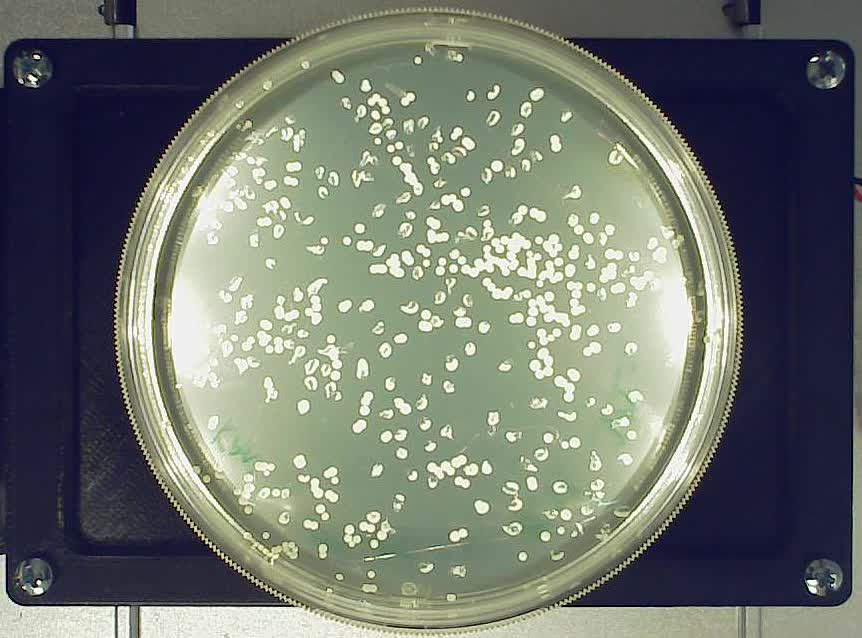
#> input picture src/.old/tests/colonies_test.jpg, 862 x 638 px
$ python -i colonyDetection.py   (imports and definitions only)   (older library calls are emulated)
#> lines starting #> are read from the running program, lines starting #| are printed output that depends on the picture; after the words box and inside, x2 and y2 are one past the last pixel; in counts of white or black regions, pixels touching at a corner belong together
#> further down, picture is the input picture: shape (638, 862, 3); mean B, G, R 109.6, 118, 112.1
#!/usr/bin/env python3
# -*- coding: utf-8 -*-


import cv2
from copy import deepcopy
import numpy as np

SOURCE="colonies_test.jpg"
BACKGROUND_SOURCE="emptyplate.jpg"

def trackbarCallback(val):
    return val

# [2 lines not run here, left out]


# [5 lines left out: function getForeground, not called in this run]

def preprocessing(img):

    gray=cv2.cvtColor(img, cv2.COLOR_BGR2GRAY)
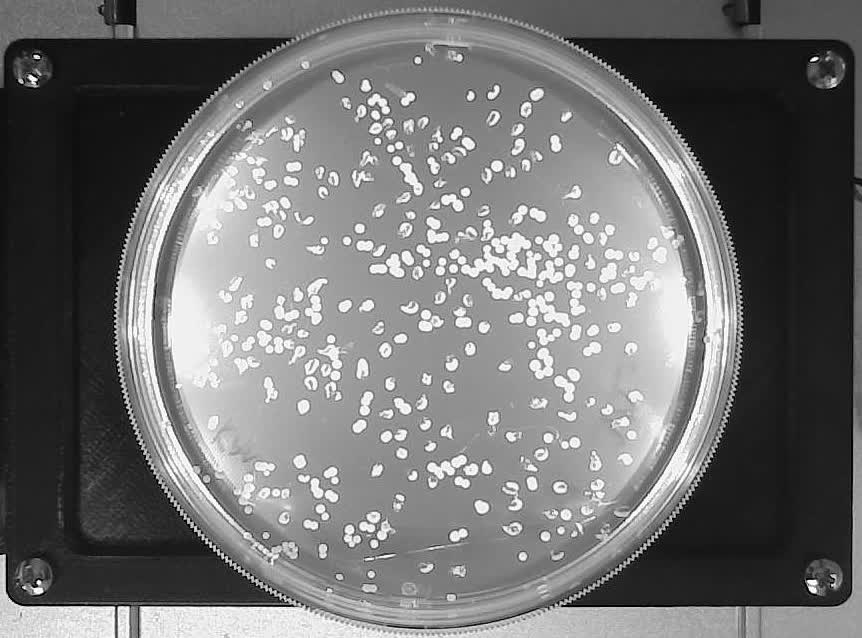
#> gray: shape (638, 862); min 0, max 255, mean 115.3

    kernelSize=(3,3)
    # ~ gray=cv2.blur(gray,kernelSize)
    # ~ gray=cv2.medianBlur(gray, 5)
    # ~ clahe = cv2.createCLAHE(clipLimit=14.0, tileGridSize=(8,8))
    # ~ gray = clahe.apply(gray)
    ret,bit = cv2.threshold(gray,cv2.getTrackbarPos("th", "win"),255,cv2.THRESH_BINARY)
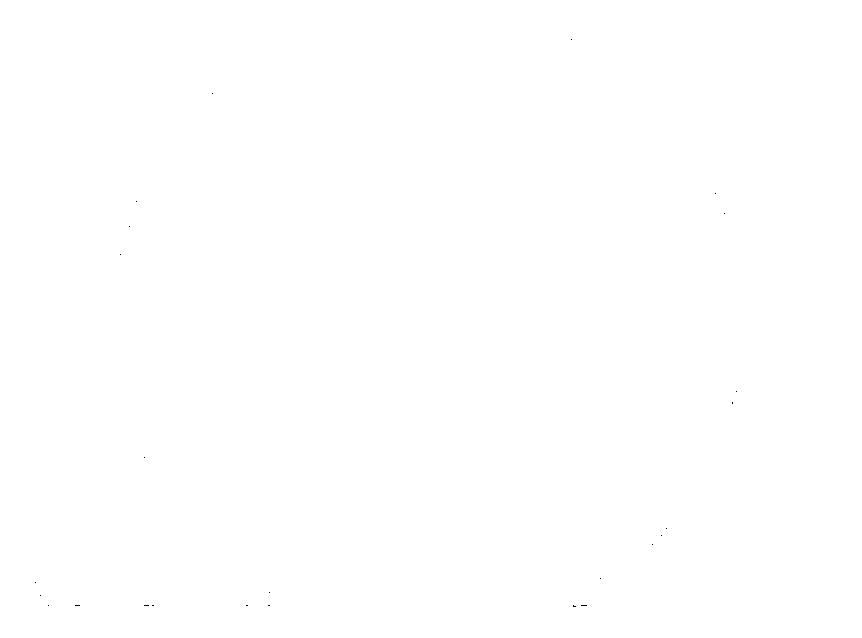
#> bit: shape (638, 862); 100% white; black in thin lines or dots, all inside (x1, y1, x2, y2) = (35, 39, 737, 607)
#> ret = 0

    th1=20
    th2=200
    # ~ edges=cv2.Canny(gray,th1,th2)


    bit = cv2.erode(bit, kernelSize, iterations=2)
#> bit: shape (638, 862); 100% white; black in thin lines or dots, all inside (x1, y1, x2, y2) = (35, 39, 737, 609)
    bit = cv2.dilate(bit, kernelSize, iterations=2)
#> bit: shape (638, 862); 100% white; black in thin lines or dots, all inside (x1, y1, x2, y2) = (35, 41, 737, 609)

    # ~ closing = cv2.morphologyEx(bit, cv2.MORPH_OPEN, kernelSize)

    return bit


def circlesDetect(img):

    cImage=deepcopy(img)

    img2=preprocessing(img)

    circles = cv2.HoughCircles(img2,cv2.HOUGH_GRADIENT,0.1,5,
                                param1=2100,param2=10,minRadius=1,maxRadius=10)
#> circles = None

#> (the run stopped early here; a loop or call above may not have finished)
